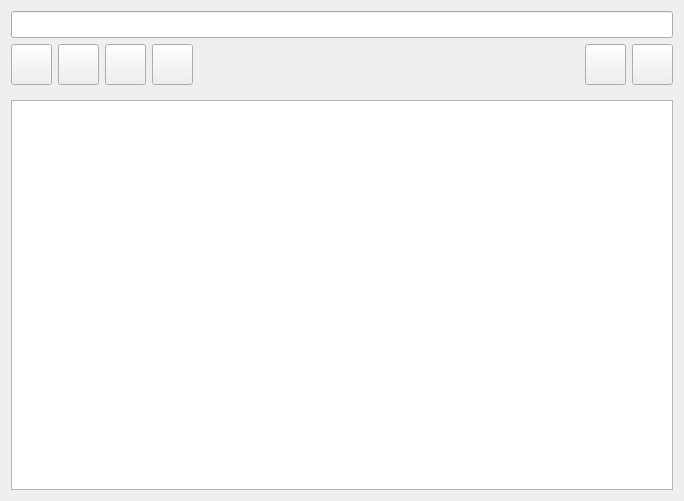
<?xml version="1.0" encoding="UTF-8"?>
<ui version="4.0">
 <class>BrowserPage</class>
 <widget class="QWidget" name="BrowserPage">
  <property name="geometry">
   <rect>
    <x>0</x>
    <y>0</y>
    <width>684</width>
    <height>501</height>
   </rect>
  </property>
  <property name="font">
   <font>
    <pointsize>12</pointsize>
   </font>
  </property>
  <property name="windowTitle">
   <string>Form</string>
  </property>
  <layout class="QVBoxLayout" name="verticalLayout">
   <item>
    <widget class="QLineEdit" name="ledCurrentDir"/>
   </item>
   <item>
    <layout class="QHBoxLayout" name="horizontalLayout">
     <item>
      <widget class="QPushButton" name="pbtHome">
       <property name="minimumSize">
        <size>
         <width>41</width>
         <height>41</height>
        </size>
       </property>
       <property name="maximumSize">
        <size>
         <width>41</width>
         <height>41</height>
        </size>
       </property>
       <property name="text">
        <string/>
       </property>
       <property name="icon">
        <iconset resource="resources/wrx.qrc">
         <normaloff>:/img/btnHome.png</normaloff>:/img/btnHome.png</iconset>
       </property>
       <property name="iconSize">
        <size>
         <width>32</width>
         <height>32</height>
        </size>
       </property>
      </widget>
     </item>
     <item>
      <widget class="QPushButton" name="pbtDirUp">
       <property name="minimumSize">
        <size>
         <width>41</width>
         <height>41</height>
        </size>
       </property>
       <property name="maximumSize">
        <size>
         <width>41</width>
         <height>41</height>
        </size>
       </property>
       <property name="text">
        <string/>
       </property>
       <property name="icon">
        <iconset resource="resources/wrx.qrc">
         <normaloff>:/img/btnUp.png</normaloff>:/img/btnUp.png</iconset>
       </property>
       <property name="iconSize">
        <size>
         <width>32</width>
         <height>32</height>
        </size>
       </property>
      </widget>
     </item>
     <item>
      <widget class="QPushButton" name="pbtPrev">
       <property name="minimumSize">
        <size>
         <width>41</width>
         <height>41</height>
        </size>
       </property>
       <property name="maximumSize">
        <size>
         <width>41</width>
         <height>41</height>
        </size>
       </property>
       <property name="text">
        <string/>
       </property>
       <property name="icon">
        <iconset resource="resources/wrx.qrc">
         <normaloff>:/img/btnLeft.png</normaloff>:/img/btnLeft.png</iconset>
       </property>
       <property name="iconSize">
        <size>
         <width>32</width>
         <height>32</height>
        </size>
       </property>
      </widget>
     </item>
     <item>
      <widget class="QPushButton" name="pbtNext">
       <property name="minimumSize">
        <size>
         <width>41</width>
         <height>41</height>
        </size>
       </property>
       <property name="maximumSize">
        <size>
         <width>41</width>
         <height>41</height>
        </size>
       </property>
       <property name="text">
        <string/>
       </property>
       <property name="icon">
        <iconset resource="resources/wrx.qrc">
         <normaloff>:/img/btnRight.png</normaloff>:/img/btnRight.png</iconset>
       </property>
       <property name="iconSize">
        <size>
         <width>32</width>
         <height>32</height>
        </size>
       </property>
      </widget>
     </item>
     <item>
      <spacer name="horizontalSpacer_2">
       <property name="orientation">
        <enum>Qt::Horizontal</enum>
       </property>
       <property name="sizeHint" stdset="0">
        <size>
         <width>40</width>
         <height>20</height>
        </size>
       </property>
      </spacer>
     </item>
     <item>
      <widget class="QPushButton" name="pbtReload">
       <property name="minimumSize">
        <size>
         <width>41</width>
         <height>41</height>
        </size>
       </property>
       <property name="maximumSize">
        <size>
         <width>41</width>
         <height>41</height>
        </size>
       </property>
       <property name="text">
        <string/>
       </property>
       <property name="icon">
        <iconset resource="resources/wrx.qrc">
         <normaloff>:/img/btnReload.png</normaloff>:/img/btnReload.png</iconset>
       </property>
       <property name="iconSize">
        <size>
         <width>32</width>
         <height>32</height>
        </size>
       </property>
      </widget>
     </item>
     <item>
      <widget class="QPushButton" name="pbtShow">
       <property name="minimumSize">
        <size>
         <width>41</width>
         <height>41</height>
        </size>
       </property>
       <property name="maximumSize">
        <size>
         <width>41</width>
         <height>41</height>
        </size>
       </property>
       <property name="text">
        <string/>
       </property>
       <property name="icon">
        <iconset resource="resources/wrx.qrc">
         <normaloff>:/img/btnOpen.png</normaloff>:/img/btnOpen.png</iconset>
       </property>
       <property name="iconSize">
        <size>
         <width>32</width>
         <height>32</height>
        </size>
       </property>
      </widget>
     </item>
    </layout>
   </item>
   <item>
    <widget class="QStackedWidget" name="stwBrowser">
     <widget class="QWidget" name="stwBrowserPageDir">
      <layout class="QVBoxLayout" name="verticalLayout_2">
       <property name="leftMargin">
        <number>0</number>
       </property>
       <property name="rightMargin">
        <number>0</number>
       </property>
       <property name="bottomMargin">
        <number>0</number>
       </property>
       <item>
        <widget class="QListWidget" name="lwgFiles"/>
       </item>
      </layout>
     </widget>
     <widget class="QWidget" name="stwBrowserPageFax">
      <layout class="QGridLayout" name="gridLayout">
       <item row="0" column="0">
        <widget class="QWidget" name="stwBrowserPageFaxWdgPicture" native="true"/>
       </item>
       <item row="0" column="1">
        <widget class="QScrollBar" name="stwBrowserPageFaxScbVert">
         <property name="orientation">
          <enum>Qt::Vertical</enum>
         </property>
        </widget>
       </item>
       <item row="1" column="0">
        <widget class="QScrollBar" name="stwBrowserPageFaxScbHoriz">
         <property name="orientation">
          <enum>Qt::Horizontal</enum>
         </property>
        </widget>
       </item>
      </layout>
     </widget>
     <widget class="QWidget" name="stwBrowserPageText">
      <layout class="QVBoxLayout" name="verticalLayout_3">
       <item>
        <widget class="QPlainTextEdit" name="plainTextEdit"/>
       </item>
      </layout>
     </widget>
    </widget>
   </item>
  </layout>
 </widget>
 <resources>
  <include location="resources/wrx.qrc"/>
  <include location="resources/wrx.qrc"/>
 </resources>
 <connections/>
</ui>
